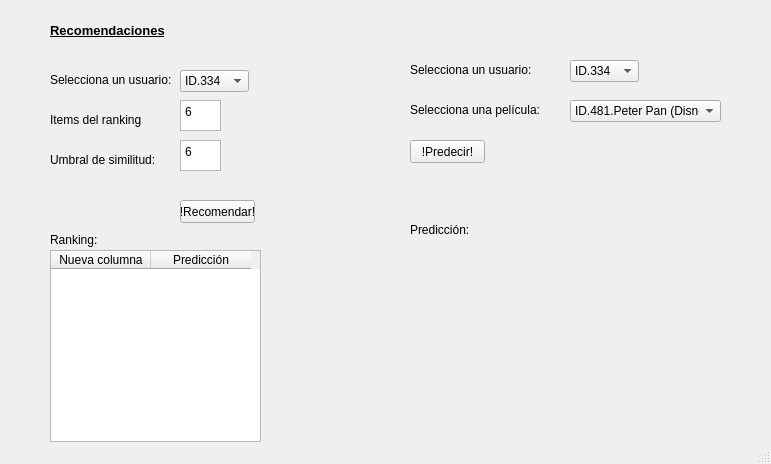
<?xml version="1.0" encoding="UTF-8"?>
<ui version="4.0">
 <class>MainWindow</class>
 <widget class="QMainWindow" name="MainWindow">
  <property name="geometry">
   <rect>
    <x>0</x>
    <y>0</y>
    <width>771</width>
    <height>464</height>
   </rect>
  </property>
  <property name="windowTitle">
   <string>Mi Recomendador</string>
  </property>
  <property name="styleSheet">
   <string notr="true"/>
  </property>
  <widget class="QWidget" name="centralwidget">
   <widget class="QLabel" name="label">
    <property name="geometry">
     <rect>
      <x>50</x>
      <y>20</y>
      <width>121</width>
      <height>21</height>
     </rect>
    </property>
    <property name="text">
     <string>&lt;html&gt;&lt;head/&gt;&lt;body&gt;&lt;p&gt;&lt;span style=&quot; font-size:10pt; font-weight:600; text-decoration: underline;&quot;&gt;Recomendaciones&lt;/span&gt;&lt;/p&gt;&lt;/body&gt;&lt;/html&gt;</string>
    </property>
   </widget>
   <widget class="QPlainTextEdit" name="txtItems">
    <property name="geometry">
     <rect>
      <x>180</x>
      <y>100</y>
      <width>41</width>
      <height>31</height>
     </rect>
    </property>
    <property name="readOnly">
     <bool>false</bool>
    </property>
    <property name="plainText">
     <string>6</string>
    </property>
   </widget>
   <widget class="QLabel" name="label_2">
    <property name="geometry">
     <rect>
      <x>50</x>
      <y>110</y>
      <width>101</width>
      <height>21</height>
     </rect>
    </property>
    <property name="text">
     <string>&lt;html&gt;&lt;head/&gt;&lt;body&gt;&lt;p&gt;&lt;span style=&quot; font-size:9pt;&quot;&gt;Items del ranking&lt;/span&gt;&lt;/p&gt;&lt;/body&gt;&lt;/html&gt;</string>
    </property>
   </widget>
   <widget class="QComboBox" name="boxUsuariosRanking">
    <property name="geometry">
     <rect>
      <x>180</x>
      <y>70</y>
      <width>69</width>
      <height>22</height>
     </rect>
    </property>
    <item>
     <property name="text">
      <string>ID.334</string>
     </property>
    </item>
    <item>
     <property name="text">
      <string>ID.200</string>
     </property>
    </item>
   </widget>
   <widget class="QLabel" name="label_3">
    <property name="geometry">
     <rect>
      <x>50</x>
      <y>70</y>
      <width>131</width>
      <height>21</height>
     </rect>
    </property>
    <property name="text">
     <string>&lt;html&gt;&lt;head/&gt;&lt;body&gt;&lt;p&gt;&lt;span style=&quot; font-size:9pt;&quot;&gt;Selecciona un usuario:&lt;/span&gt;&lt;/p&gt;&lt;/body&gt;&lt;/html&gt;</string>
    </property>
   </widget>
   <widget class="QPlainTextEdit" name="txtUmbralSimilitud">
    <property name="geometry">
     <rect>
      <x>180</x>
      <y>140</y>
      <width>41</width>
      <height>31</height>
     </rect>
    </property>
    <property name="readOnly">
     <bool>false</bool>
    </property>
    <property name="plainText">
     <string>6</string>
    </property>
   </widget>
   <widget class="QLabel" name="label_4">
    <property name="geometry">
     <rect>
      <x>50</x>
      <y>150</y>
      <width>111</width>
      <height>21</height>
     </rect>
    </property>
    <property name="text">
     <string>&lt;html&gt;&lt;head/&gt;&lt;body&gt;&lt;p&gt;&lt;span style=&quot; font-size:9pt;&quot;&gt;Umbral de similitud:&lt;/span&gt;&lt;/p&gt;&lt;/body&gt;&lt;/html&gt;</string>
    </property>
   </widget>
   <widget class="QPushButton" name="btnRecomendar">
    <property name="geometry">
     <rect>
      <x>180</x>
      <y>200</y>
      <width>75</width>
      <height>23</height>
     </rect>
    </property>
    <property name="styleSheet">
     <string notr="true"/>
    </property>
    <property name="text">
     <string>!Recomendar!</string>
    </property>
   </widget>
   <widget class="QLabel" name="label_5">
    <property name="geometry">
     <rect>
      <x>50</x>
      <y>230</y>
      <width>51</width>
      <height>21</height>
     </rect>
    </property>
    <property name="text">
     <string>&lt;html&gt;&lt;head/&gt;&lt;body&gt;&lt;p&gt;&lt;span style=&quot; font-size:9pt;&quot;&gt;Ranking:&lt;/span&gt;&lt;/p&gt;&lt;/body&gt;&lt;/html&gt;</string>
    </property>
   </widget>
   <widget class="QLabel" name="label_6">
    <property name="geometry">
     <rect>
      <x>410</x>
      <y>60</y>
      <width>121</width>
      <height>21</height>
     </rect>
    </property>
    <property name="text">
     <string>&lt;html&gt;&lt;head/&gt;&lt;body&gt;&lt;p&gt;&lt;span style=&quot; font-size:9pt;&quot;&gt;Selecciona un usuario:&lt;/span&gt;&lt;/p&gt;&lt;/body&gt;&lt;/html&gt;</string>
    </property>
   </widget>
   <widget class="QLabel" name="label_7">
    <property name="geometry">
     <rect>
      <x>410</x>
      <y>100</y>
      <width>141</width>
      <height>21</height>
     </rect>
    </property>
    <property name="text">
     <string>&lt;html&gt;&lt;head/&gt;&lt;body&gt;&lt;p&gt;&lt;span style=&quot; font-size:9pt;&quot;&gt;Selecciona una película:&lt;/span&gt;&lt;/p&gt;&lt;/body&gt;&lt;/html&gt;</string>
    </property>
   </widget>
   <widget class="QLabel" name="label_8">
    <property name="geometry">
     <rect>
      <x>410</x>
      <y>220</y>
      <width>61</width>
      <height>21</height>
     </rect>
    </property>
    <property name="text">
     <string>&lt;html&gt;&lt;head/&gt;&lt;body&gt;&lt;p&gt;&lt;span style=&quot; font-size:9pt;&quot;&gt;Predicción:&lt;/span&gt;&lt;/p&gt;&lt;/body&gt;&lt;/html&gt;</string>
    </property>
   </widget>
   <widget class="QComboBox" name="boxUsuarioPrediccion">
    <property name="geometry">
     <rect>
      <x>570</x>
      <y>60</y>
      <width>69</width>
      <height>22</height>
     </rect>
    </property>
    <item>
     <property name="text">
      <string>ID.334</string>
     </property>
    </item>
    <item>
     <property name="text">
      <string>ID.200</string>
     </property>
    </item>
   </widget>
   <widget class="QComboBox" name="boxPliculas">
    <property name="geometry">
     <rect>
      <x>570</x>
      <y>100</y>
      <width>151</width>
      <height>22</height>
     </rect>
    </property>
    <item>
     <property name="text">
      <string>ID.481.Peter Pan (Disney)</string>
     </property>
    </item>
    <item>
     <property name="text">
      <string>ID.200</string>
     </property>
    </item>
   </widget>
   <widget class="QPushButton" name="btnPredecir">
    <property name="geometry">
     <rect>
      <x>410</x>
      <y>140</y>
      <width>75</width>
      <height>23</height>
     </rect>
    </property>
    <property name="styleSheet">
     <string notr="true"/>
    </property>
    <property name="text">
     <string>!Predecir!</string>
    </property>
   </widget>
   <widget class="QWidget" name="verticalLayoutWidget">
    <property name="geometry">
     <rect>
      <x>470</x>
      <y>210</y>
      <width>91</width>
      <height>31</height>
     </rect>
    </property>
    <layout class="QVBoxLayout" name="resultadoPrediccion"/>
   </widget>
   <widget class="QTableWidget" name="tableWidget">
    <property name="geometry">
     <rect>
      <x>50</x>
      <y>250</y>
      <width>211</width>
      <height>192</height>
     </rect>
    </property>
    <column>
     <property name="text">
      <string>Nueva columna</string>
     </property>
    </column>
    <column>
     <property name="text">
      <string>Predicción</string>
     </property>
    </column>
   </widget>
  </widget>
  <widget class="QStatusBar" name="statusbar"/>
 </widget>
 <resources/>
 <connections/>
</ui>
